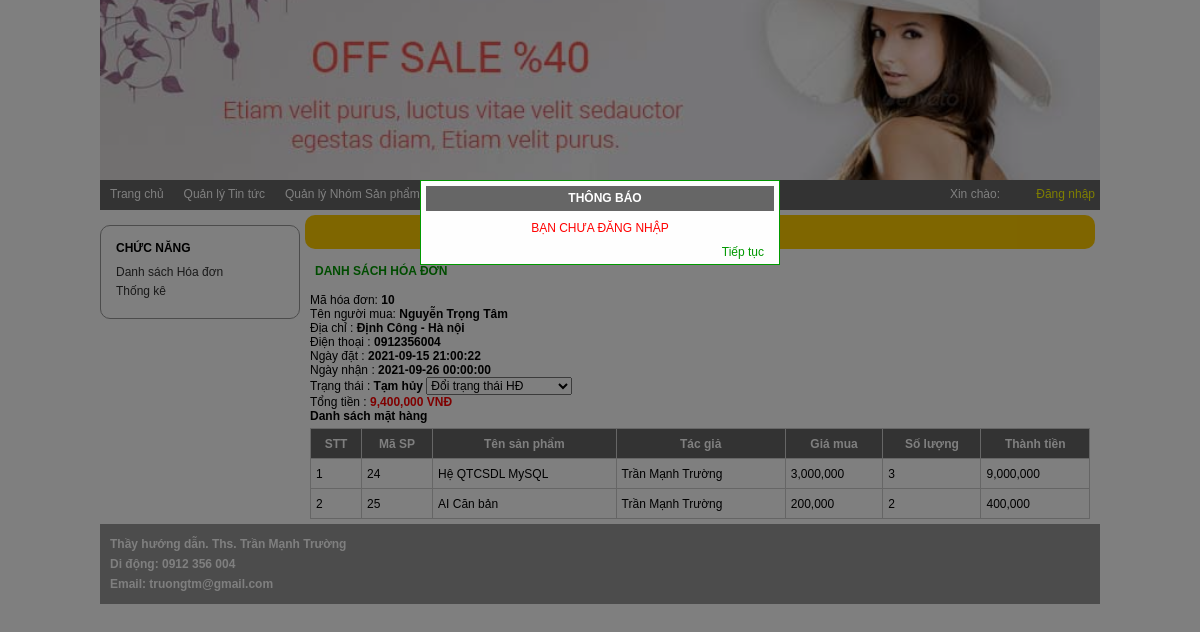
/index_admin.php?module=hoadon&act=chitiet&id=10, run on the app's committed database.
### tables this page shows
CREATE TABLE `tbhoadon` (
  `mahd` int(11) NOT NULL,
  `tennguoimua` varchar(30) NOT NULL,
  `diachi` varchar(100) NOT NULL,
  `dienthoai` varchar(15) NOT NULL,
  `ngaydat` datetime NOT NULL DEFAULT CURRENT_TIMESTAMP,
  `ngaynhan` datetime NOT NULL DEFAULT CURRENT_TIMESTAMP,
  `trangthai` int(11) NOT NULL DEFAULT '0'
);

CREATE TABLE `tbchitiethoadon` (
  `id` int(11) NOT NULL,
  `mahd` int(11) NOT NULL,
  `masp` int(11) NOT NULL,
  `soluong` int(11) NOT NULL,
  `giamua` float NOT NULL
);

CREATE TABLE `books` (
  `id` int(10) UNSIGNED NOT NULL,
  `title` varchar(255) NOT NULL,
  `author` varchar(100) NOT NULL,
  `price` int(30) NOT NULL,
  `images` varchar(100) DEFAULT NULL,
  `summary` text,
  `content` text,
  `status` tinyint(1) DEFAULT '1',
  `cat_id` int(11) NOT NULL DEFAULT '0'
);

### Models/clsDatabase.php (called while the page is built, shortened)
<?php
class clsDatabase
{
	public $conn = NULL;
	function clsDatabase()
	{
		try
		{
			$this->conn = new PDO("mysql:host=localhost;dbname=shop","root","");
			$this->conn->exec("SET NAMES UTF8");
		}
		catch(PDOException $ex)
		{
			echo "<h3>" . $ex->getMessage() . "</h3>";
			die("<h3> LỖI KẾT NỐI CSDL </h3>");
		}
	}
	function ThucthiSQL($sql, $data=NULL)
	{
		$this->pdo_stm = $this->conn->prepare($sql);
		$ketqua=false;
		if($data!=NULL)
			$ketqua = $this->pdo_stm->execute($data);
		else
			$ketqua = $this->pdo_stm->execute();
		return $ketqua;
	}
}
?>

### Models/clsHoadon.php (called while the page is built, shortened)
<?php
require_once("clsDatabase.php");
class clsHoadon
{
	public $db;
	function clsHoadon()
	{
		$this->db = new clsDatabase();
	}
	public function TongTien($mahd)
	{
		$sql = "SELECT SUM(soluong*giamua) AS tongtien
					FROM `tbchitiethoadon` WHERE mahd=?";
		$data[] = $mahd;
 		$ketqua = $this->db->ThucthiSQL($sql,$data);
		if($ketqua==TRUE)
		{
			$this->data = $this->db->pdo_stm->fetch();
			return $this->data["tongtien"];
		}
		else
			return -1;
	}
	function TimHoadon($mahd)
	{
		$sql = "SELECT * FROM tbHoadon WHERE mahd=?";
		$data[] = $mahd;
		$ketqua = $this->db->ThucthiSQL($sql,$data);
		if($ketqua==TRUE)
			$this->data = $this->db->pdo_stm->fetch();
		return $ketqua;
	}
	function ChitietHoadon($mahd)
	{
		$sql = "SELECT CTHD.*, SP.title,SP.author
				 FROM tbchitiethoadon CTHD INNER JOIN books SP
				 ON CTHD.masp = SP.id WHERE mahd = ?";
		$data[] = $mahd;
		$ketqua = $this->db->ThucthiSQL($sql,$data);
		if($ketqua==TRUE)
			$this->data = $this->db->pdo_stm->fetchAll();
		return $ketqua;
	}
}
?>

### Views/vChitietHD.php (the view, shortened to what this page needs)
<div id="content_left">
       	<div class="left1">
           	<h3>CHỨC NĂNG</h3>
               <p><a href="?module=<?=$module?>">Danh sách Hóa đơn</a></p>
               <p><a href="?module=<?=$module?>">Thống kê</a></p>
           </div>
       </div>
       <div id="content_right">
       	<h1> QUẢN LÝ HÓA ĐƠN</h1>
           <h2> DANH SÁCH HÓA ĐƠN</h2>
           <div id="right_detail">
			<?php
               $trangthai="";
               if($rowHD["trangthai"]==0)
                   $trangthai = "HĐ mới";
               else if($rowHD["trangthai"]==1)
                   $trangthai = "Đã duyệt";
               else if($rowHD["trangthai"]==2)
                   $trangthai = "Đã Thanh toán";
               else if($rowHD["trangthai"]==3)
                   $trangthai = "Tạm hủy";
               ?>
               <p> Mã hóa đơn: <b> <?=$id?> </b></p>
               <p> Tên người mua: <b> <?=$rowHD["tennguoimua"]?> </b></p>
               <p> Địa chỉ :<b> <?=$rowHD["diachi"]?> </b></p>
               <p> Điện thoại :<b> <?=$rowHD["dienthoai"]?> </b></p>
               <p> Ngày đặt :<b> <?=$rowHD["ngaydat"]?> </b></p>
               <p> Ngày nhận :<b> <?=$rowHD["ngaynhan"]?> </b></p>
               <p> Trạng thái :<b> <?=$trangthai?> </b>
               <select name="sTT" id="sTT" onChange="sTT_Change(this.value);">
                   <option value=""> Đổi trạng thái HĐ</option>
               </select>
               </p>
               <p> Tổng tiền :<span style="color:red; font-weight:bold">
					<?=number_format($tongtien)?> VNĐ</span>
               </p>
               <h3> Danh sách mặt hàng</h3>
               <table width="100%" border="1" class="Content_Table" cellpadding="0" cellspacing="0">
                 <tr>
                   <td>STT</td>
                   <td>Mã SP</td>
                   <td>Tên sản phẩm</td>
                   <td>Tác giả</td>
                   <td> Giá mua</td>
                   <td>Số lượng</td>
                   <td>Thành tiền</td>
                 </tr>
                 <?php
                 $rows = $hoadon->data;
                 $stt=0;
                   foreach($rows as $row)
                   {
                       $stt++;
                 ?>
                 <tr>
                   <td><?=$stt?></td>
                   <td><?=$row["masp"]?></td>
                   <td><?=$row["title"]?></td>
                   <td><?=$row["author"]?></td>
                   <td><?=number_format($row["giamua"])?></td>
                   <td><?=$row["soluong"]?></td>
                   <td><?=number_format($row["giamua"]*$row["soluong"])?></td>
                 </tr>
                 <?php
                   }
                 ?>
               </table>
		</div>
       </div>

### css_Admin/Style.css (style rules this page uses)
* { margin:0px; padding:0px; box-sizing:border-box; font-family:Tahoma, Geneva, sans-serif; font-size:12px }
#content_left { width:200px; float:left }
#content_right { width:800px; float:left }
#content_right > h1 { color; text-align:center; padding:10px; margin:5px; background:#FC0; color:#333; border-radius:10px }
#content_right > h2 { color:#090; padding:10px; margin:5px; }
.left1 { width:200px; border:1px #999999 solid; border-radius:10px; margin:15px 0px; padding:15px; }
.left1 h3 { margin-bottom:10px }
.left1 p { margin:5px 0px }
.left1 a { text-decoration:none; color:#333 }

### css_Admin/ContentRight.css (style rules this page uses)
#right_detail { width:800px; height:auto; margin:0px; overflow:auto; padding:0px 10px }
.Content_Table { margin:5px auto; border:1px #CCCCCC solid; border-collapse:collapse; }
.Content_Table tr { height:30px }
.Content_Table tr:first-child { background:#666; color:white; font-weight:bold; text-align:center }
.Content_Table td { padding:5px }

### data on the page
tbhoadon: tennguoimua "Nguyễn Trọng Tâm", diachi "Định Công - Hà nội", dienthoai "0912356004", ngaydat "2021-09-15 21:00:22", ngaynhan "2021-09-26 00:00:00", trangthai "Tạm hủy"
tbchitiethoadon: masp "24", books.title "Hệ QTCSDL MySQL", books.author "Trần Mạnh Trường", giamua "3,000,000", soluong "3", $row["giamua"]*$row["soluong"] "9,000,000"
tbchitiethoadon: masp "25", books.title "AI Căn bản", books.author "Trần Mạnh Trường", giamua "200,000", soluong "2", $row["giamua"]*$row["soluong"] "400,000"

### other printed values
$thongbao "BẠN CHƯA ĐĂNG NHẬP"
$id "10"
$tongtien "9,400,000"
